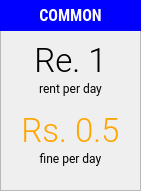
       <widget class="QFrame" name="frame">
        <property name="geometry">
         <rect>
          <x>310</x>
          <y>290</y>
          <width>141</width>
          <height>191</height>
         </rect>
        </property>
        <property name="styleSheet">
         <string notr="true">border-color:white;</string>
        </property>
        <property name="frameShape">
         <enum>QFrame::StyledPanel</enum>
        </property>
        <property name="frameShadow">
         <enum>QFrame::Raised</enum>
        </property>
        <widget class="QFrame" name="frame_6">
         <property name="geometry">
          <rect>
           <x>0</x>
           <y>0</y>
           <width>141</width>
           <height>31</height>
          </rect>
         </property>
         <property name="styleSheet">
          <string notr="true">background-color:blue;</string>
         </property>
         <property name="frameShape">
          <enum>QFrame::StyledPanel</enum>
         </property>
         <property name="frameShadow">
          <enum>QFrame::Raised</enum>
         </property>
         <widget class="QLabel" name="label_135">
          <property name="geometry">
           <rect>
            <x>0</x>
            <y>0</y>
            <width>141</width>
            <height>31</height>
           </rect>
          </property>
          <property name="font">
           <font>
            <family>Roboto Condensed</family>
            <pointsize>12</pointsize>
            <weight>75</weight>
            <bold>true</bold>
           </font>
          </property>
          <property name="styleSheet">
           <string notr="true">color:white</string>
          </property>
          <property name="text">
           <string>COMMON</string>
          </property>
          <property name="alignment">
           <set>Qt::AlignCenter</set>
          </property>
         </widget>
        </widget>
        <widget class="QLabel" name="label_140">
         <property name="geometry">
          <rect>
           <x>10</x>
           <y>40</y>
           <width>121</width>
           <height>41</height>
          </rect>
         </property>
         <property name="font">
          <font>
           <family>Roboto Light</family>
           <pointsize>25</pointsize>
           <weight>50</weight>
           <italic>false</italic>
           <bold>false</bold>
          </font>
         </property>
         <property name="styleSheet">
          <string notr="true"/>
         </property>
         <property name="text">
          <string>Re. 1</string>
         </property>
         <property name="alignment">
          <set>Qt::AlignCenter</set>
         </property>
        </widget>
        <widget class="QLabel" name="label_148">
         <property name="geometry">
          <rect>
           <x>10</x>
           <y>80</y>
           <width>121</width>
           <height>16</height>
          </rect>
         </property>
         <property name="font">
          <font>
           <family>Roboto</family>
           <weight>50</weight>
           <bold>false</bold>
          </font>
         </property>
         <property name="text">
          <string>rent per day</string>
         </property>
         <property name="alignment">
          <set>Qt::AlignCenter</set>
         </property>
        </widget>
        <widget class="QLabel" name="label_153">
         <property name="geometry">
          <rect>
           <x>10</x>
           <y>110</y>
           <width>121</width>
           <height>41</height>
          </rect>
         </property>
         <property name="font">
          <font>
           <family>Roboto Light</family>
           <pointsize>25</pointsize>
           <weight>50</weight>
           <italic>false</italic>
           <bold>false</bold>
          </font>
         </property>
         <property name="styleSheet">
          <string notr="true">color:orange;</string>
         </property>
         <property name="text">
          <string>Rs. 0.5</string>
         </property>
         <property name="alignment">
          <set>Qt::AlignCenter</set>
         </property>
        </widget>
        <widget class="QLabel" name="label_154">
         <property name="geometry">
          <rect>
           <x>10</x>
           <y>150</y>
           <width>121</width>
           <height>16</height>
          </rect>
         </property>
         <property name="font">
          <font>
           <family>Roboto</family>
           <weight>50</weight>
           <bold>false</bold>
          </font>
         </property>
         <property name="text">
          <string>fine per day</string>
         </property>
         <property name="alignment">
          <set>Qt::AlignCenter</set>
         </property>
        </widget>
       </widget>
